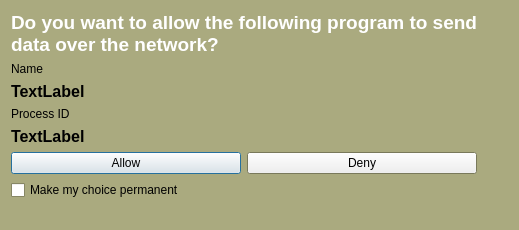
<?xml version="1.0" encoding="UTF-8"?>
<ui version="4.0">
 <class>Dialog</class>
 <widget class="QDialog" name="Dialog">
  <property name="geometry">
   <rect>
    <x>0</x>
    <y>0</y>
    <width>519</width>
    <height>230</height>
   </rect>
  </property>
  <property name="palette">
   <palette>
    <active>
     <colorrole role="Base">
      <brush brushstyle="SolidPattern">
       <color alpha="255">
        <red>255</red>
        <green>255</green>
        <blue>255</blue>
       </color>
      </brush>
     </colorrole>
     <colorrole role="Window">
      <brush brushstyle="SolidPattern">
       <color alpha="255">
        <red>170</red>
        <green>170</green>
        <blue>127</blue>
       </color>
      </brush>
     </colorrole>
    </active>
    <inactive>
     <colorrole role="Base">
      <brush brushstyle="SolidPattern">
       <color alpha="255">
        <red>255</red>
        <green>255</green>
        <blue>255</blue>
       </color>
      </brush>
     </colorrole>
     <colorrole role="Window">
      <brush brushstyle="SolidPattern">
       <color alpha="255">
        <red>170</red>
        <green>170</green>
        <blue>127</blue>
       </color>
      </brush>
     </colorrole>
    </inactive>
    <disabled>
     <colorrole role="Base">
      <brush brushstyle="SolidPattern">
       <color alpha="255">
        <red>170</red>
        <green>170</green>
        <blue>127</blue>
       </color>
      </brush>
     </colorrole>
     <colorrole role="Window">
      <brush brushstyle="SolidPattern">
       <color alpha="255">
        <red>170</red>
        <green>170</green>
        <blue>127</blue>
       </color>
      </brush>
     </colorrole>
    </disabled>
   </palette>
  </property>
  <property name="windowTitle">
   <string>Dialog</string>
  </property>
  <layout class="QFormLayout" name="formLayout">
   <item row="0" column="0">
    <layout class="QVBoxLayout" name="verticalLayout">
     <item>
      <widget class="QLabel" name="label">
       <property name="palette">
        <palette>
         <active>
          <colorrole role="WindowText">
           <brush brushstyle="SolidPattern">
            <color alpha="255">
             <red>255</red>
             <green>255</green>
             <blue>255</blue>
            </color>
           </brush>
          </colorrole>
          <colorrole role="Base">
           <brush brushstyle="SolidPattern">
            <color alpha="255">
             <red>170</red>
             <green>170</green>
             <blue>127</blue>
            </color>
           </brush>
          </colorrole>
          <colorrole role="Window">
           <brush brushstyle="SolidPattern">
            <color alpha="255">
             <red>170</red>
             <green>170</green>
             <blue>255</blue>
            </color>
           </brush>
          </colorrole>
         </active>
         <inactive>
          <colorrole role="WindowText">
           <brush brushstyle="SolidPattern">
            <color alpha="255">
             <red>255</red>
             <green>255</green>
             <blue>255</blue>
            </color>
           </brush>
          </colorrole>
          <colorrole role="Base">
           <brush brushstyle="SolidPattern">
            <color alpha="255">
             <red>170</red>
             <green>170</green>
             <blue>127</blue>
            </color>
           </brush>
          </colorrole>
          <colorrole role="Window">
           <brush brushstyle="SolidPattern">
            <color alpha="255">
             <red>170</red>
             <green>170</green>
             <blue>255</blue>
            </color>
           </brush>
          </colorrole>
         </inactive>
         <disabled>
          <colorrole role="WindowText">
           <brush brushstyle="SolidPattern">
            <color alpha="255">
             <red>106</red>
             <green>104</green>
             <blue>100</blue>
            </color>
           </brush>
          </colorrole>
          <colorrole role="Base">
           <brush brushstyle="SolidPattern">
            <color alpha="255">
             <red>170</red>
             <green>170</green>
             <blue>255</blue>
            </color>
           </brush>
          </colorrole>
          <colorrole role="Window">
           <brush brushstyle="SolidPattern">
            <color alpha="255">
             <red>170</red>
             <green>170</green>
             <blue>255</blue>
            </color>
           </brush>
          </colorrole>
         </disabled>
        </palette>
       </property>
       <property name="font">
        <font>
         <family>Ubuntu</family>
         <pointsize>14</pointsize>
         <weight>75</weight>
         <bold>true</bold>
        </font>
       </property>
       <property name="text">
        <string>Do you want to allow the following program to send data over the network?</string>
       </property>
       <property name="textFormat">
        <enum>Qt::PlainText</enum>
       </property>
       <property name="wordWrap">
        <bool>true</bool>
       </property>
      </widget>
     </item>
     <item>
      <widget class="QLabel" name="label_3">
       <property name="text">
        <string>Name</string>
       </property>
      </widget>
     </item>
     <item>
      <widget class="QLabel" name="label_name">
       <property name="font">
        <font>
         <pointsize>12</pointsize>
         <weight>75</weight>
         <bold>true</bold>
        </font>
       </property>
       <property name="text">
        <string>TextLabel</string>
       </property>
      </widget>
     </item>
     <item>
      <widget class="QLabel" name="label_5">
       <property name="text">
        <string>Process ID</string>
       </property>
      </widget>
     </item>
     <item>
      <widget class="QLabel" name="label_pid">
       <property name="font">
        <font>
         <pointsize>12</pointsize>
         <weight>75</weight>
         <bold>true</bold>
        </font>
       </property>
       <property name="text">
        <string>TextLabel</string>
       </property>
      </widget>
     </item>
     <item>
      <layout class="QHBoxLayout" name="horizontalLayout">
       <item>
        <widget class="QPushButton" name="pushButton_allow">
         <property name="text">
          <string>Allow</string>
         </property>
        </widget>
       </item>
       <item>
        <widget class="QPushButton" name="pushButton_deny">
         <property name="text">
          <string>Deny</string>
         </property>
        </widget>
       </item>
      </layout>
     </item>
    </layout>
   </item>
   <item row="1" column="0">
    <widget class="QCheckBox" name="checkBox">
     <property name="text">
      <string>Make my choice permanent</string>
     </property>
    </widget>
   </item>
  </layout>
  <action name="actionOop">
   <property name="checkable">
    <bool>true</bool>
   </property>
   <property name="text">
    <string>oop</string>
   </property>
   <property name="toolTip">
    <string>&lt;!DOCTYPE HTML PUBLIC &quot;-//W3C//DTD HTML 4.0//EN&quot; &quot;http://www.w3.org/TR/REC-html40/strict.dtd&quot;&gt;
&lt;html&gt;&lt;head&gt;&lt;meta name=&quot;qrichtext&quot; content=&quot;1&quot; /&gt;&lt;style type=&quot;text/css&quot;&gt;
p, li { white-space: pre-wrap; }
&lt;/style&gt;&lt;/head&gt;&lt;body style=&quot; font-family:'Sans Serif'; font-size:9pt; font-weight:400; font-style:normal;&quot;&gt;
&lt;table style=&quot;-qt-table-type: root; margin-top:4px; margin-bottom:4px; margin-left:4px; margin-right:4px;&quot;&gt;
&lt;tr&gt;
&lt;td style=&quot;border: none;&quot;&gt;
&lt;p style=&quot; margin-top:0px; margin-bottom:0px; margin-left:0px; margin-right:0px; -qt-block-indent:0; text-indent:0px;&quot;&gt;klkllk&lt;span style=&quot; font-weight:600;&quot;&gt;kkkkkk&lt;/span&gt;&lt;/p&gt;&lt;/td&gt;&lt;/tr&gt;&lt;/table&gt;&lt;/body&gt;&lt;/html&gt;</string>
   </property>
  </action>
 </widget>
 <resources/>
 <connections>
  <connection>
   <sender>pushButton_allow</sender>
   <signal>clicked()</signal>
   <receiver>Dialog</receiver>
   <slot>hide()</slot>
   <hints>
    <hint type="sourcelabel">
     <x>349</x>
     <y>204</y>
    </hint>
    <hint type="destinationlabel">
     <x>259</x>
     <y>114</y>
    </hint>
   </hints>
  </connection>
  <connection>
   <sender>pushButton_deny</sender>
   <signal>clicked()</signal>
   <receiver>Dialog</receiver>
   <slot>hide()</slot>
   <hints>
    <hint type="sourcelabel">
     <x>451</x>
     <y>204</y>
    </hint>
    <hint type="destinationlabel">
     <x>259</x>
     <y>114</y>
    </hint>
   </hints>
  </connection>
 </connections>
</ui>
